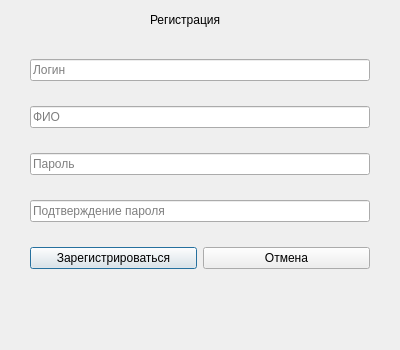
<?xml version="1.0" encoding="UTF-8"?>
<ui version="4.0">
 <class>RegisterDialog</class>
 <widget class="QDialog" name="RegisterDialog">
  <property name="geometry">
   <rect>
    <x>0</x>
    <y>0</y>
    <width>400</width>
    <height>350</height>
   </rect>
  </property>
  <property name="windowTitle">
   <string>Регистрация</string>
  </property>
  <widget class="QLabel" name="labelTitle">
   <property name="geometry">
    <rect>
     <x>150</x>
     <y>10</y>
     <width>100</width>
     <height>20</height>
    </rect>
   </property>
   <property name="text">
    <string>Регистрация</string>
   </property>
  </widget>
  <widget class="QWidget" name="">
   <property name="geometry">
    <rect>
     <x>30</x>
     <y>40</y>
     <width>340</width>
     <height>250</height>
    </rect>
   </property>
   <layout class="QVBoxLayout" name="verticalLayout">
    <item>
     <widget class="QLineEdit" name="lineLogin">
      <property name="placeholderText">
       <string>Логин</string>
      </property>
     </widget>
    </item>
    <item>
     <widget class="QLineEdit" name="lineFio">
      <property name="placeholderText">
       <string>ФИО</string>
      </property>
     </widget>
    </item>
    <item>
     <widget class="QLineEdit" name="linePassword">
      <property name="echoMode">
       <enum>QLineEdit::Password</enum>
      </property>
      <property name="placeholderText">
       <string>Пароль</string>
      </property>
     </widget>
    </item>
    <item>
     <widget class="QLineEdit" name="lineConfirmPassword">
      <property name="echoMode">
       <enum>QLineEdit::Password</enum>
      </property>
      <property name="placeholderText">
       <string>Подтверждение пароля</string>
      </property>
     </widget>
    </item>
    <item>
     <layout class="QHBoxLayout" name="horizontalLayout">
      <item>
       <widget class="QPushButton" name="btnRegister">
        <property name="text">
         <string>Зарегистрироваться</string>
        </property>
       </widget>
      </item>
      <item>
       <widget class="QPushButton" name="btnCancel">
        <property name="text">
         <string>Отмена</string>
        </property>
       </widget>
      </item>
     </layout>
    </item>
   </layout>
  </widget>
 </widget>
 <resources/>
 <connections/>
</ui>
